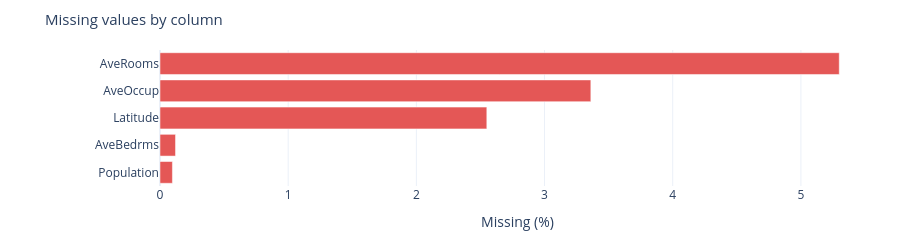

The cell this chart's notebook holds for it:
### Code cell
show_charts(
    profiling.plots.missing_values_figure(missing),
    profiling.missing_bar_figure(missing, fit_page=False),
    "A2_missing_values_chart",
    folder=MISSING_FOLDER,
)

### Figure 1 — Plotly figure (JSON) as saved in the notebook; plotly's stock layout.template omitted (floating-point values rounded to 4 significant figures)
{"data": [{"customdata": [16, 20, 421, 555, 875], "hovertemplate": "%{y}<br>%{x:.3f}% missing (%{customdata:,d} rows)<extra></extra>", "marker": {"color": "#E45756"}, "orientation": "h", "type": "bar", "x": [0.0969, 0.1211, 2.55, 3.361, 5.299], "y": ["Population", "AveBedrms", "Latitude", "AveOccup", "AveRooms"]}], "layout": {"height": 220, "hoverlabel": {"font": {"size": 12}}, "margin": {"b": 45, "l": 160, "r": 25, "t": 50}, "separators": ".,", "showlegend": false, "title": {"font": {"size": 15}, "text": "Missing values by column"}, "xaxis": {"rangemode": "tozero", "title": {"text": "Missing (%)"}}}}
